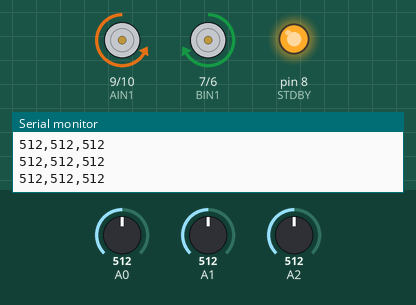
The sketch below on a simulated Arduino Uno, built with avr-gcc and run on an emulated ATmega328P. On the bench: motor-driver pin pairs drawn as motors (green arrow = first pin HIGH = forward, orange = second pin HIGH = backward, longer = more drive, scaled by the enable pin), output pins drawn as LEDs (lit = HIGH), the last lines printed to the serial monitor. The test bench sets the inputs (shaded band); at power-on: A0 = 512, A1 = 512, A2 = 512.

Above: at 1.2 s.
1.3 s: A0 set to 465
2.8 s: A0 set to 439
At 3.4 s:
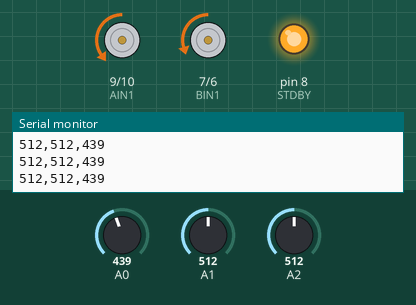
4.3 s: A0 set to 460
At 5.0 s:
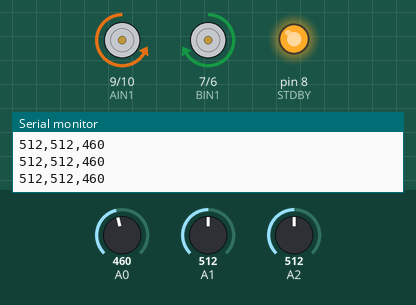
5.8 s: A1 set to 459
8.8 s: A1 set to 431
At 9.8 s:
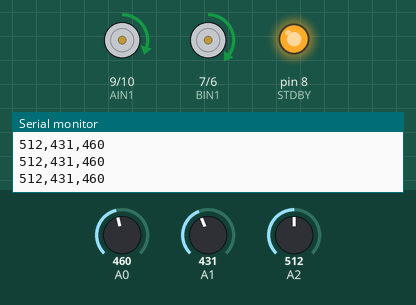
10.3 s: A1 set to 460
At 11.5 s:
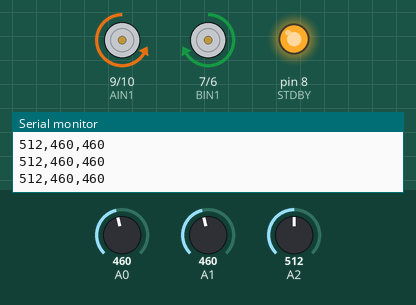
Timing chart, 0 to 12.8 s (numbered marks = the images above; inputs shaded):
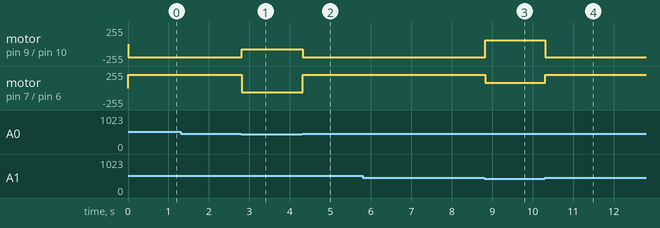

The sketch:

2.678_line_follow.ino
```cpp
// Pololu #713 motor driver pin assignments
const int PWMA=11; // Pololu drive A
const int AIN2=10;
const int AIN1 =9;
const int STDBY=8;
const int BIN1 =7; // Pololu drive B
const int BIN2 =6;
const int PWMB =5;

const int left_w = 190;
const int left_b = 921;
const int mid_w = 84;
const int mid_b = 845;
const int right_w = 130;
const int right_b = 886;

const int normal_time = 0;
const int thin_time = 0;
const int qr_time = 0;
const int tight_wiggle_time = 0;
const int broken_time = 0;
const int right_angle_loop_time = 0;
const int parallel_time = 0;
const int infinite_loop_time = 0;

void setup()
{
  pinMode(PWMA , OUTPUT);
  pinMode(AIN1 , OUTPUT);
  pinMode(AIN2 , OUTPUT);
  pinMode(BIN1 , OUTPUT);
  pinMode(BIN2 , OUTPUT);
  pinMode(PWMB , OUTPUT);
  pinMode(STDBY , OUTPUT);
  digitalWrite(STDBY , HIGH);

  Serial.begin(9600);
}

void loop()
{
  int sensorR = analogRead(A0);
  int sensorM = analogRead(A1);
  int sensorL = analogRead(A2);

  Serial.print(sensorL);
  Serial.print(",");

  Serial.print(sensorM);
  Serial.print(",");

  Serial.println(sensorR);

  line_follower_normal(sensorL, sensorM, sensorR);
  delay(30);
}

void motorWrite(int spd, int pin_IN1 , int pin_IN2 , int pin_PWM)
{
  if (spd < 0)
  {
    digitalWrite(pin_IN1 , HIGH); // go one way
    digitalWrite(pin_IN2 , LOW);
  }
  else
  {
    digitalWrite(pin_IN1 , LOW); // go the other way
    digitalWrite(pin_IN2 , HIGH);
  }
  analogWrite(pin_PWM , abs(spd));
}
// your drive() function goes here!
void drive(int speedL, int speedR)
{
  // drive left wheel
  motorWrite(speedR, AIN1, AIN2, PWMA);
  motorWrite(-speedL, BIN1, BIN2, PWMB);
}

enum Direction
{
  LEFT,
  RIGHT,
  MID
};

const int TURN_FORWARD_SPEED_INIT = 80;
const int TURN_BACKWARD_SPEED_INIT = 60;
const float TURN_DECAY_RATE = 1.2;
const int N_TURNS_THRES = 8;
const int BLACK_THRES = 450;

void line_follower_normal(int sensorL, int sensorM, int sensorR)
{
  bool left_white = sensorL < BLACK_THRES;
  bool right_white = sensorR < BLACK_THRES;
  bool mid_white = sensorM < BLACK_THRES;
  int drive_speed = 200;
  int turn_forward_speed = TURN_FORWARD_SPEED_INIT;
  int turn_backward_speed = TURN_BACKWARD_SPEED_INIT;
  Direction last_dir = MID;
  Direction dir = MID;
  int n_turns = 0;

  if (!mid_white)
  {
    if (left_white && right_white)
    {
      dir = MID;
    }
    else if (left_white)
    {
      dir = RIGHT;
    }
    else if (right_white)
    {
      dir = LEFT;
    }
    else
    {
      dir = MID;
    }
  }
  else
  {
    if (!right_white)
    {
      dir = RIGHT;
    }
    else if (!left_white)
    {
      dir = LEFT;
    }
    else
    {
    }
  }

  if (last_dir != dir)
  {
    ++n_turns;
  }
  if (dir == MID)
  {
    turn_forward_speed = TURN_FORWARD_SPEED_INIT;
    turn_backward_speed = TURN_BACKWARD_SPEED_INIT;
    n_turns == 0;
  }
  if (n_turns > N_TURNS_THRES)
  {
    turn_forward_speed = turn_forward_speed / TURN_DECAY_RATE;
    turn_backward_speed = turn_backward_speed / TURN_DECAY_RATE;
  }
  last_dir = dir;

  switch (dir)
  {
    case LEFT:
      drive(-turn_backward_speed, turn_forward_speed);
      break;
    case RIGHT:
      drive(turn_forward_speed, -turn_backward_speed);
      break;
    case MID:
      drive(drive_speed, drive_speed);
      break;
  }
}
```

Measured:
- the behaviour switches between 450 and 449 on A0 (found by bisection; images 0 and 1)
- the behaviour switches between 450 and 449 on A1 (found by bisection; images 2 and 3)
- after the input at 2.8 s, motor on pin 9 (AIN1) / pin 10 (AIN2): backward 200/255 → backward 80/255 at once; motor on pin 7 (BIN1) / pin 6 (BIN2): forward 200/255 → backward 60/255 at once
- after the input at 4.3 s, motor on pin 9 (AIN1) / pin 10 (AIN2): backward 80/255 → backward 200/255 at once; motor on pin 7 (BIN1) / pin 6 (BIN2): backward 60/255 → forward 200/255 at once
- after the input at 8.8 s, motor on pin 9 (AIN1) / pin 10 (AIN2): backward 200/255 → forward 60/255 at once; motor on pin 7 (BIN1) / pin 6 (BIN2): forward 200/255 → forward 80/255 at once
- after the input at 10.3 s, motor on pin 9 (AIN1) / pin 10 (AIN2): forward 60/255 → backward 200/255 at once; motor on pin 7 (BIN1) / pin 6 (BIN2): forward 80/255 → forward 200/255 at once
